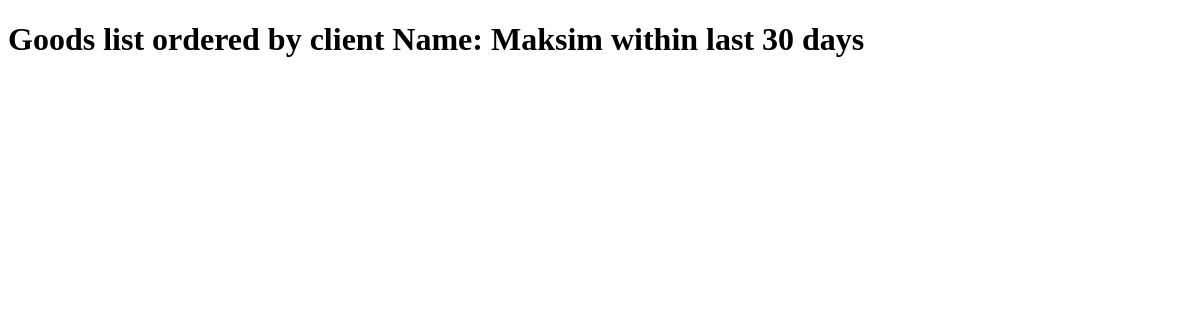
Before: /client/sorted_orders/3 with the older database file.
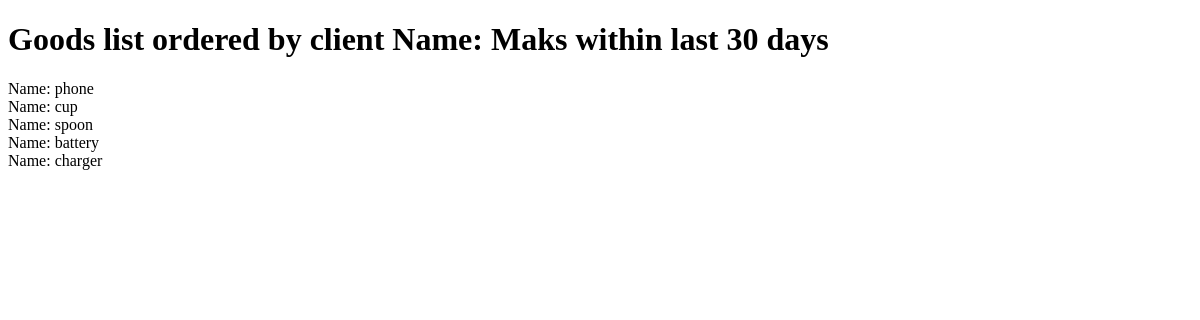
After: the same page with the newer database file.
### fometask2/models.py (models this page shows)
class Client(models.Model):
    name = models.CharField(max_length=50)
    email = models.EmailField(max_length=100)
    phone = models.CharField(max_length=100)
    adress = models.CharField(max_length=100)
    date = models.DateField(auto_now=True)
    def  __str__(self) -> str:
        return f"Name: {self.name}"

class Goods(models.Model):
    name = models.CharField(max_length=100)
    description = models.TextField()
    price = models.FloatField()
    amount = models.IntegerField()
    photo = models.ImageField()
    date_add = models.DateField(auto_now_add=True)
    def __str__(self) -> str:
        return f"Name: {self.name}"

### fometask2/views.py (the view)
# urls.py: path("sorted_orders/<int:client_id>", views.sorted_orders, name="sorted_orders"),
def sorted_orders(request, client_id):
    days = 30
    client = Client.objects.get(pk=client_id)
    last_n_days = timezone.now() - timedelta(days=days)
    recent_orders = Goods.objects.filter(orders__date__gte=last_n_days, orders__client=client).distinct()
    orders = recent_orders.order_by("date_add")
    return render(request, "fometask2/get_orders.html", {"orders": orders, "client":client, "time":days})

### fometask2/templates/fometask2/get_orders.html (shortened to what this page needs)
<!DOCTYPE html>
<html lang="en">
<head>
</head>
<body>
    <sect.oion>
        <h1>Goods list ordered by client {{ client }} within last {{ time }} days </h1>
        {% for order in orders %}
            {{ order }}
            <br>
        {% endfor %}
    </sect.oion>
</body>
</html>

Changed rows visible on the page:
changed Client: name "Name: Maksim" → "Name: Maks"
now on this page (row edited): Goods: name "Name: phone"
now on this page (row edited): Goods: name "Name: cup"
now on this page (row edited): Goods: name "Name: spoon"
now on this page (row edited): Goods: name "Name: battery"
added Goods: name "Name: charger"
